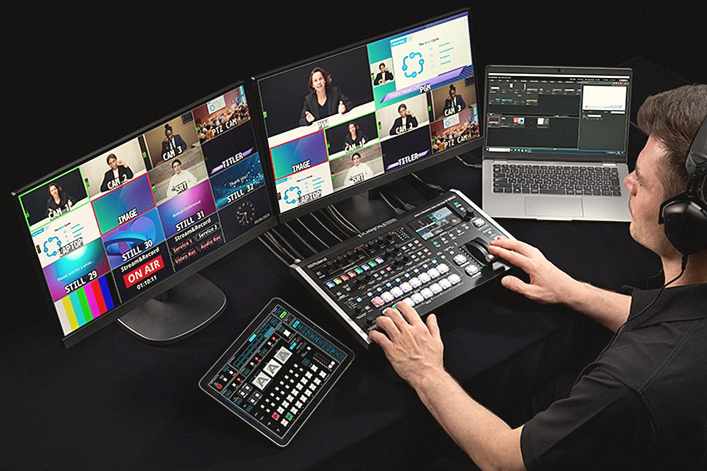
#> input picture godtalk/assets/images/melangeur-live.jpg, 1414 x 942 px, given as the content of the folder ../assets/images/melangeur-live.jpg, which was not available (shown at 1/2 size)
$ python grade_images.py ../assets/images/melangeur-live.jpg ../assets/images/regie-multicam.jpg
#> lines starting #> are read from the running program, lines starting #| are printed output that depends on the picture; pictures that were not available may be replaced by others from this repository, and a replacement may not be noted
"""Étalonnage des visuels d'illustration.

- Version lumineuse (pages intérieures) : ombres relevées, couleurs préservées,
  dominante chaude discrète, grain très fin.
- Version cinéma (couverture) : couleurs retenues, noirs denses, hautes lumières
  chaudes, grain argentique. Produite pour l'image de couverture uniquement,
  sous le nom <image>-cinema.jpg.

Usage : python3 tools/grade_images.py <dossier originaux> <dossier sortie>
"""
import sys, os
import numpy as np
from PIL import Image, ImageEnhance, ImageFilter

COVER = "camera-concert"


def lumineux(im, rng):
    im = ImageEnhance.Color(im).enhance(0.9)
    a = np.asarray(im).astype(np.float32) / 255
    a = 0.05 + 0.95 * a                    # relever les ombres
    a = a ** 0.86                          # éclaircir les tons moyens
    a = a * np.array([1.03, 1.0, 0.95])    # dominante chaude légère
    a += rng.normal(0, 0.01, a.shape[:2])[..., None]
    out = Image.fromarray((np.clip(a, 0, 1) * 255).astype(np.uint8))
    return out.filter(ImageFilter.UnsharpMask(radius=2, percent=45, threshold=2))


def cinema(im, rng):
    im = ImageEnhance.Color(im).enhance(0.62)
    im = ImageEnhance.Contrast(im).enhance(1.08)
    a = np.asarray(im).astype(np.float32) / 255
    a = np.clip((a - 0.03) / 0.97, 0, 1) ** 1.08          # noirs plus denses
    lum = a.mean(axis=2, keepdims=True)
    a = a * (1 + (np.array([1.04, 1.0, 0.92]) - 1) * lum)  # hautes lumières chaudes
    a += rng.normal(0, 0.018, a.shape[:2])[..., None]
    out = Image.fromarray((np.clip(a, 0, 1) * 255).astype(np.uint8))
    return out.filter(ImageFilter.UnsharpMask(radius=2, percent=40, threshold=2))


src, dst = sys.argv[1], sys.argv[2]
os.makedirs(dst, exist_ok=True)
for f in sorted(os.listdir(src)):
    stem = os.path.splitext(f)[0]
    im = Image.open(os.path.join(src, f)).convert("RGB")
#> im is the input picture: PIL image 1414x942 RGB; mean R, G, B 65, 62, 60.6
    # suréchantillonnage x2 pour un rendu plus doux à l'impression
    im = im.resize((im.width * 2, im.height * 2), Image.LANCZOS)
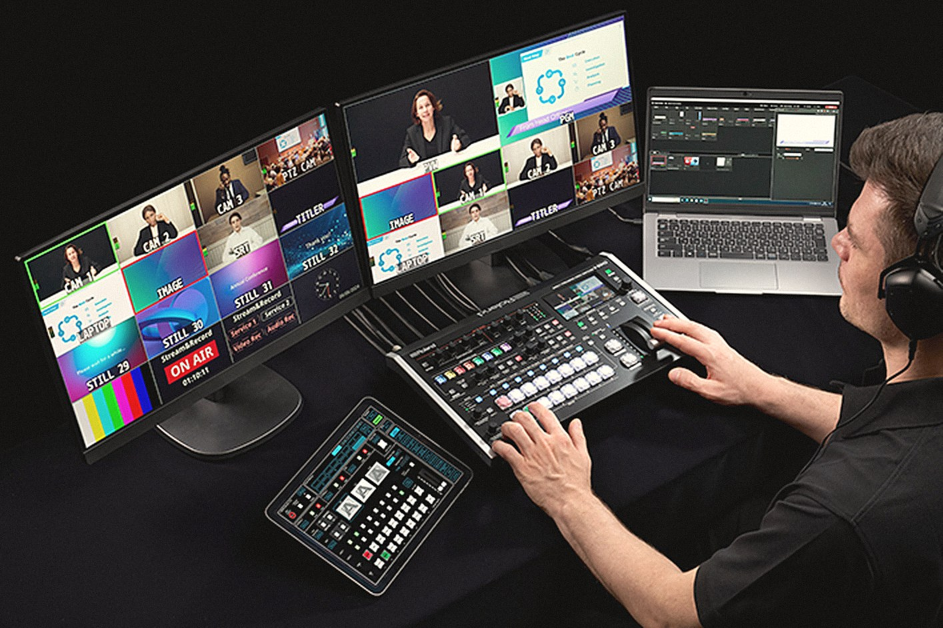
#> im: PIL image 2828x1884 RGB (shown at 1/3 size); mean R, G, B 65, 62, 60.6
    versions = [(stem, lumineux)] + ([(stem + "-cinema", cinema)] if stem == COVER else [])
    for name, grade in versions:
        out = grade(im, np.random.default_rng(7))
        out.save(os.path.join(dst, name + ".jpg"), quality=88, optimize=True)
        print(name + ".jpg", out.size)
#> this loop made 1 pass
#> pass 1, in lumineux, `a = a ** 0.86`:
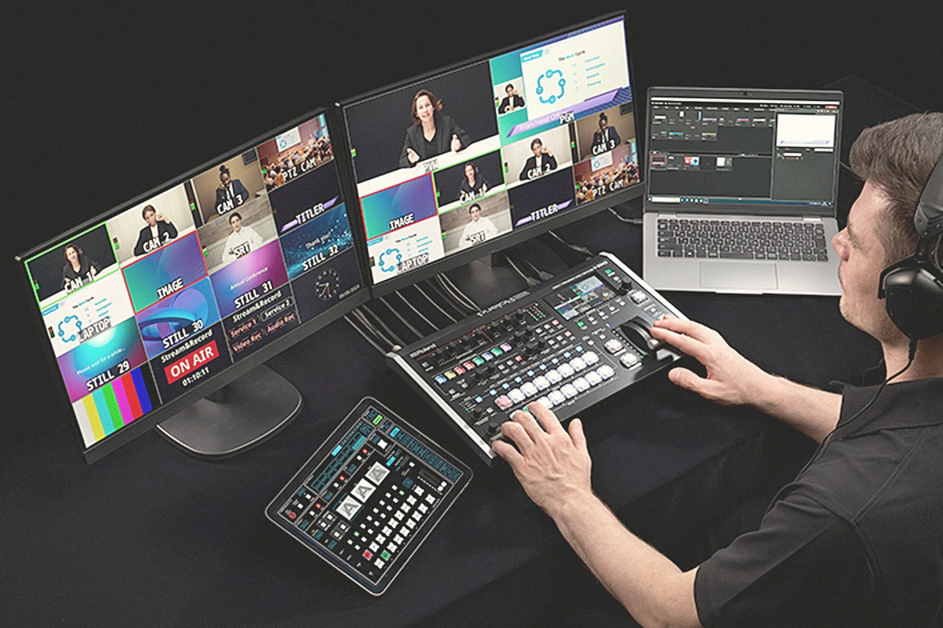
#> a: shape (1884, 2828, 3) float32 (shown at 1/3 size); mean R, G, B 0.332, 0.324, 0.319

$ run again, on godtalk/assets/images/regie-multicam.jpg
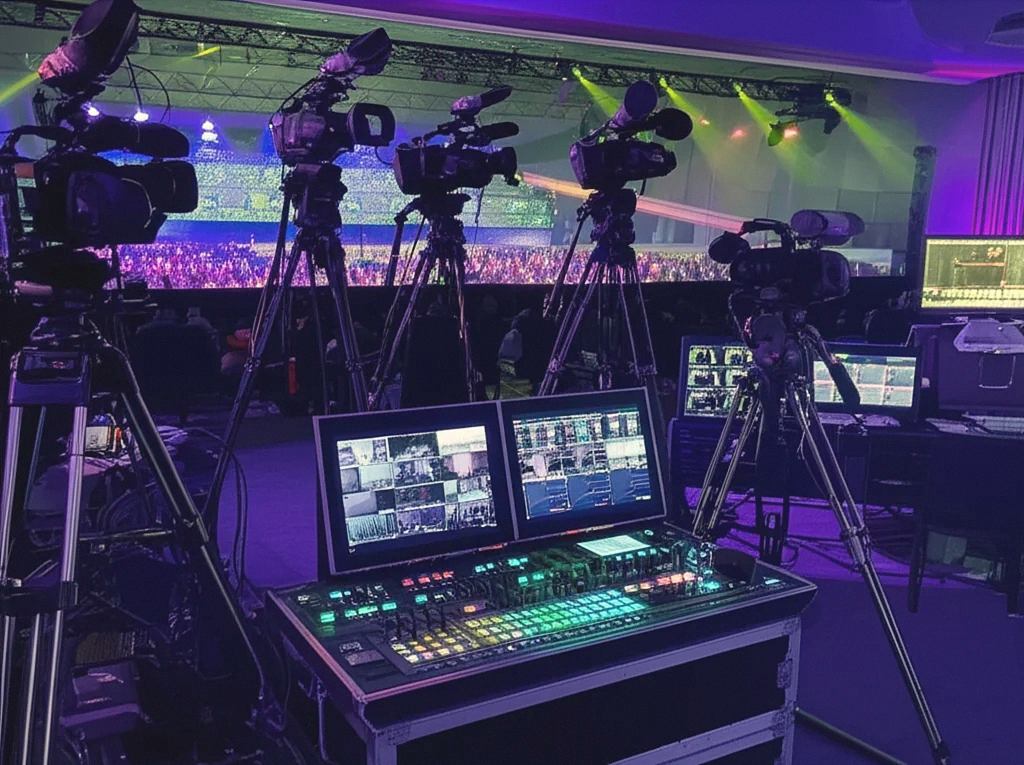
#> input picture godtalk/assets/images/regie-multicam.jpg, 2048 x 1530 px, given as the content of the folder ../assets/images/regie-multicam.jpg, which was not available (shown at 1/2 size)
#> im is the input picture: PIL image 2048x1530 RGB; mean R, G, B 60.1, 56.6, 92.5
#> the loop `for name, grade in versions:` made 1 pass
#> pass 1, in lumineux, `a = a ** 0.86`:
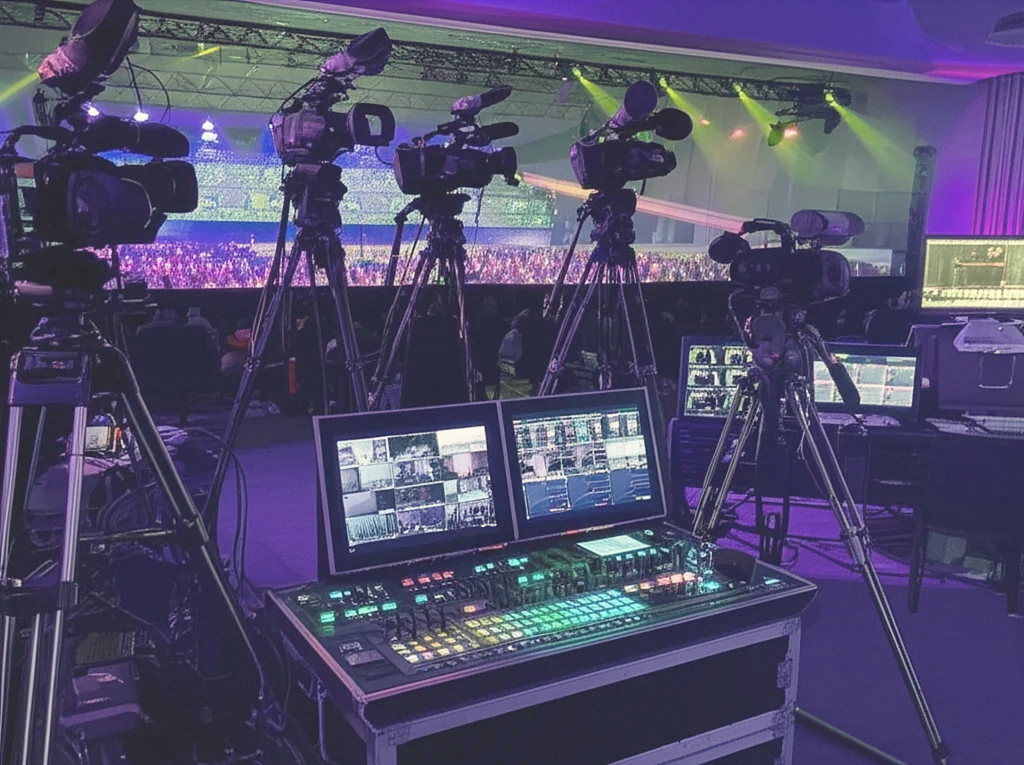
#> a: shape (3060, 4096, 3) float32 (shown at 1/4 size); mean R, G, B 0.335, 0.324, 0.438

$ run again, on godtalk/assets/images/studio-talk.jpg
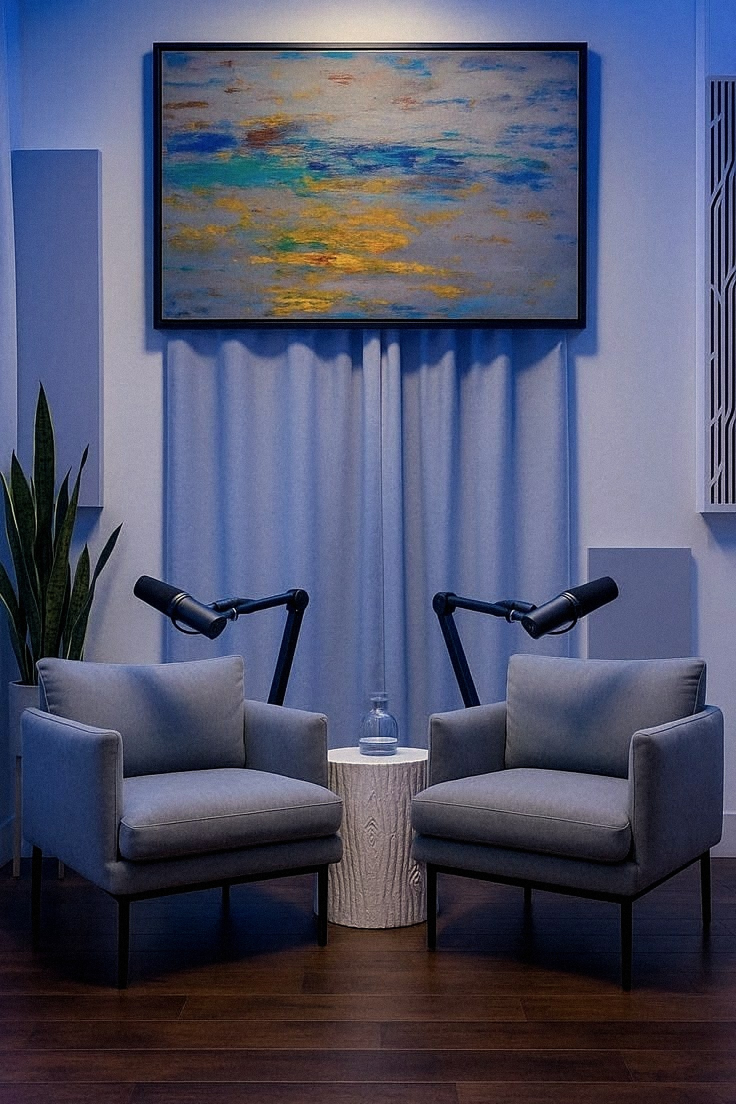
#> input picture godtalk/assets/images/studio-talk.jpg, 1472 x 2208 px, given as the content of the folder ../assets/images/studio-talk.jpg, which was not available (shown at 1/2 size)
#> im is the input picture: PIL image 1472x2208 RGB; mean R, G, B 80.5, 83.4, 106.2
#> the loop `for name, grade in versions:` made 1 pass
#> pass 1, in lumineux, `a = a ** 0.86`:
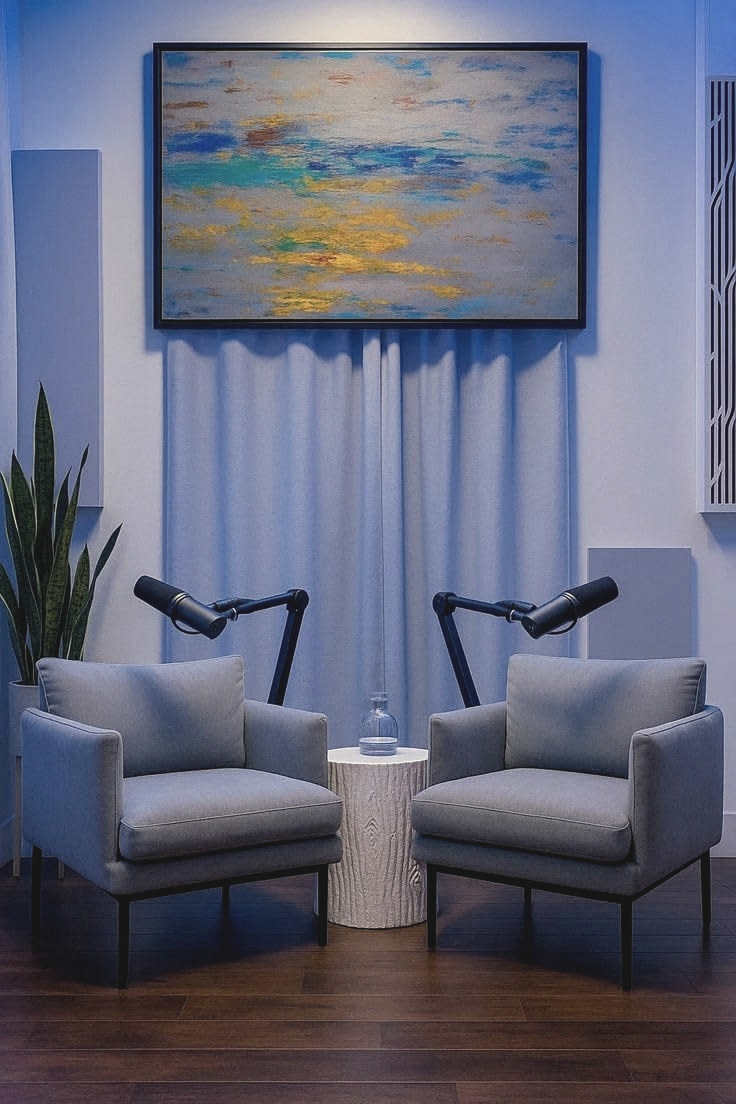
#> a: shape (4416, 2944, 3) float32 (shown at 1/4 size); mean R, G, B 0.394, 0.385, 0.463
